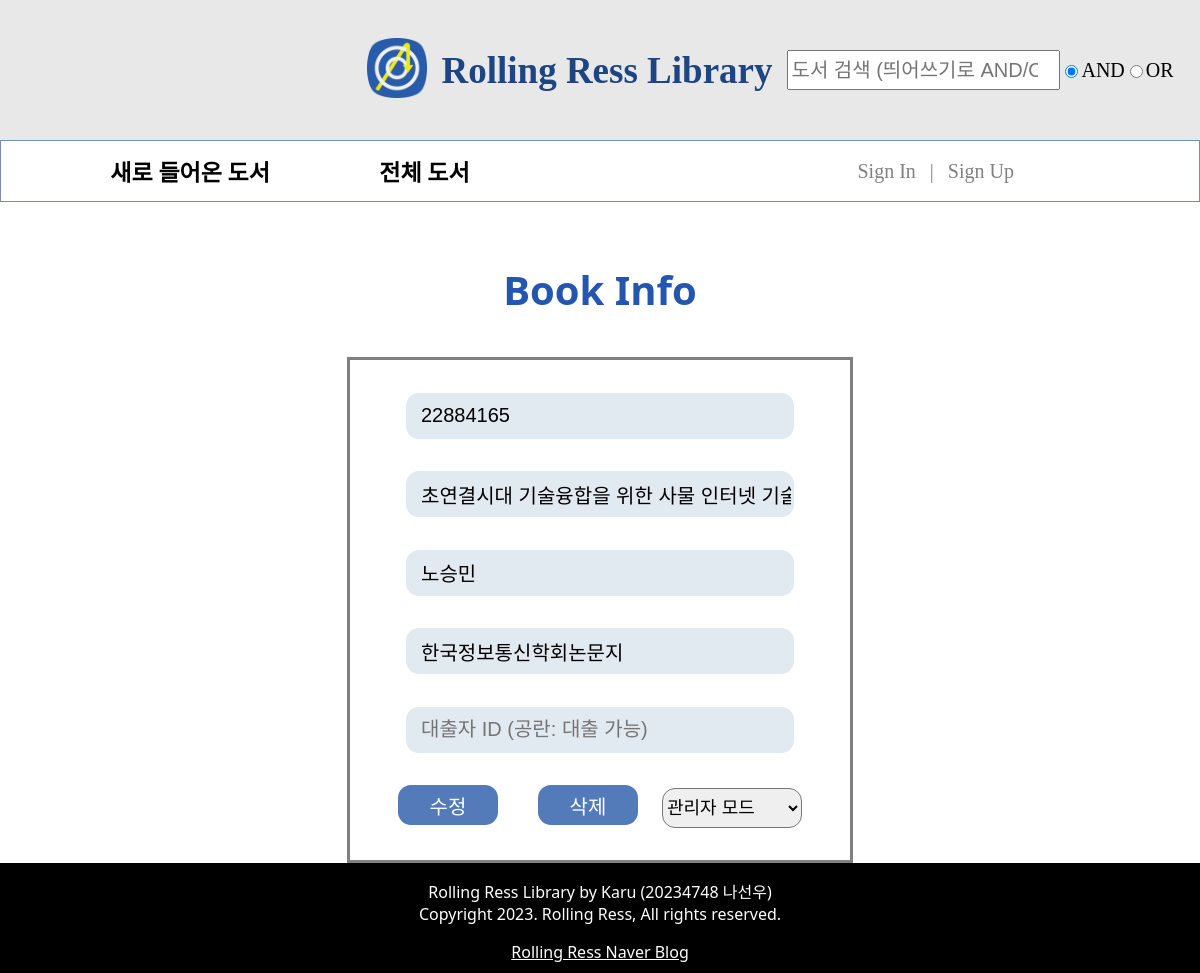
The app's page /manage/about.php?isbn=22884165, older data.
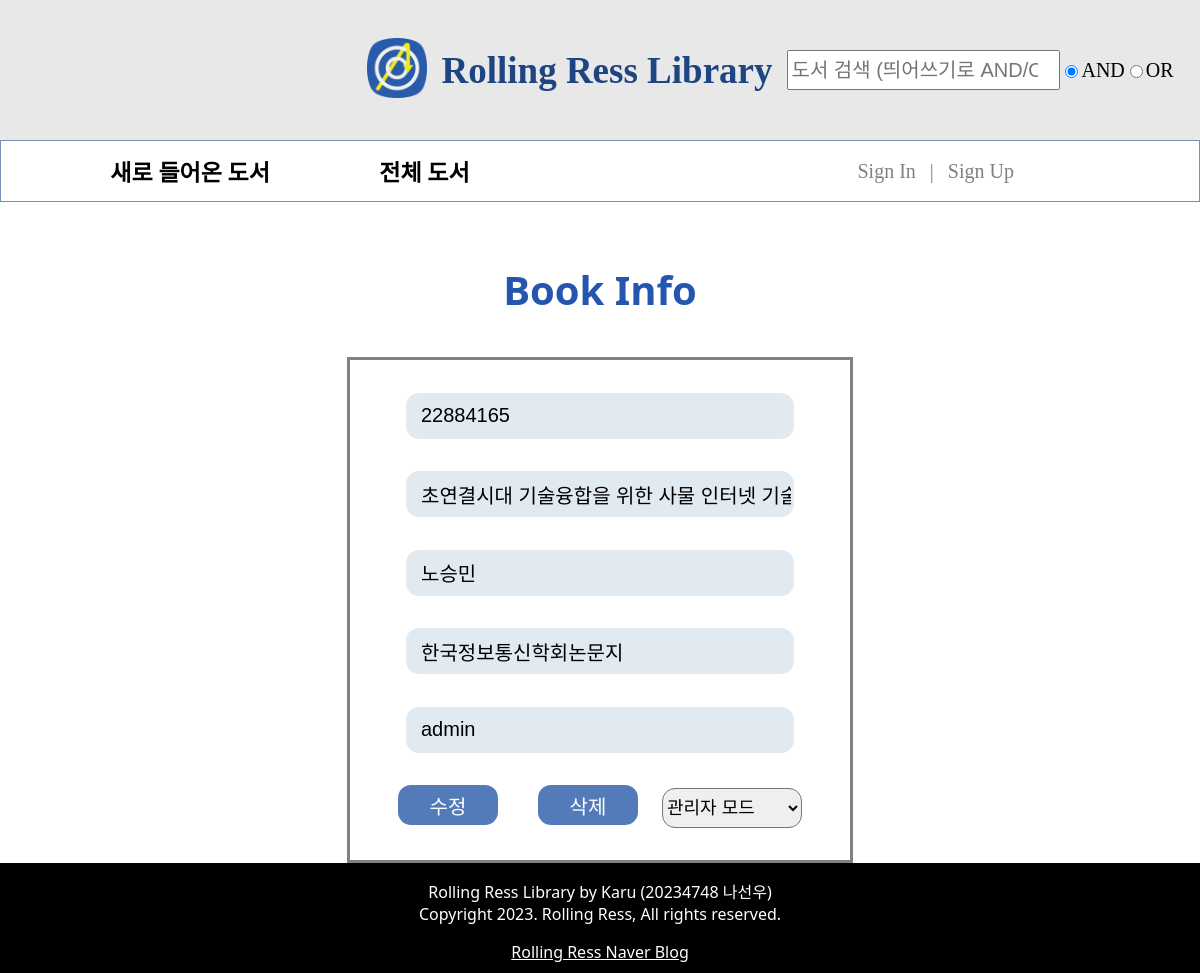
The same page, newer data.
### tables this page shows
CREATE TABLE `bookinfo` (
  `isbn` bigint NOT NULL,
  `title` varchar(80) NOT NULL,
  `author` varchar(45) NOT NULL,
  `publisher` varchar(45) NOT NULL,
  `takenby` varchar(45) DEFAULT NULL,
  `uploaded` date DEFAULT NULL,
  PRIMARY KEY (`isbn`)
);

### manage/about.php (the view, shortened to what this page needs)
<?php
    include '../db/connect.php';
    $isbn = $_GET['isbn'];
    $stmt = $connect->prepare("SELECT * FROM bookinfo WHERE isbn = ?");
    $stmt->bind_param('d', $isbn);
    $stmt->execute();
    $result = $stmt->get_result();
    $row = $result->fetch_array();
?>
<!DOCTYPE html>
<html lang="ko">
<head>
    <link rel="stylesheet" href="/styles/form.css">
    <link rel="stylesheet" href="/styles/attribute.css">
    <link rel="stylesheet" href="/styles/part/header.css">
    <link rel="stylesheet" href="/styles/part/nav.css">
    <link rel="stylesheet" href="/styles/part/footer.css">
</head>
<body>
    <header include-html="/htmls/header.html"></header>
    <nav include-html="/htmls/nav.html"></nav>
    <article>
    <h1>Book Info</h1>
    <form name="frm_content" method="post" action="../db/update.php?isbn=<? echo $isbn ?>">
        <input type="text" name="isbn" class="box" placeholder="ISBN" value="<? echo $row['isbn'] ?>">
        <input type="text" name="title" class="box" placeholder="제목" value="<? echo $row['title'] ?>">
        <input type="text" name="author" class="box" placeholder="저자" value="<? echo $row['author'] ?>">
        <input type="text" name="publisher" class="box" placeholder="출판사" value="<? echo $row['publisher'] ?>">
        <input type="text" name="takenby" class="box" placeholder="대출자 ID (공란: 대출 가능)" value="<? echo $row['takenby'] ?>">
        <div><input type="submit" class="actionbutton" value="수정"><input type="button" class="actionbutton" value="삭제">
        <select name="modes" id="modes" isbn="<? echo $row['isbn'] ?>">
            <option value="adminMode">관리자 모드</option>
        </select>
        </div>
    </form>
    </article>
    <footer include-html="/htmls/footer.html"></footer>
</body>
</html>

Row changes from the older to the newer data that the page shows:
changed bookinfo "초연결시대 기술융합을 위한 사물 인터넷 기술의 특허동향 분석": takenby (not shown) → "admin"
